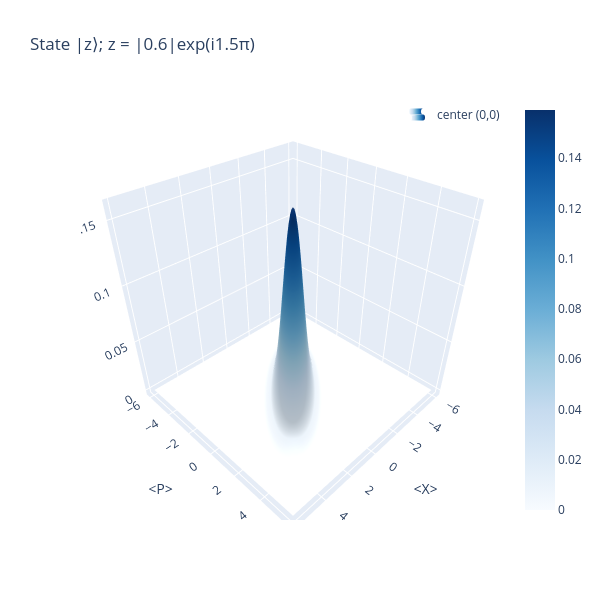

Write notebook code for a chart like this one.
### Markdown cell above
A squeezed state $\ket{z}$ is obtained by the action of the squeezing operator on the vaccuum 

$$\ket{z} = \hat{S}(z)\ket{0}$$

where $z = |r|e^{i\phi}$, and the amount of (anti)squeezing $\propto e^{\pm r}$

**Note:** *In `Sgate(r, phi)`, the parameter `phi` is the **phase of the squeezing operator**, not the orientation of the squeezing ellipse. The squeezed quadrature is rotated by $\theta$, which is defined as $\theta = \frac{\phi}{2}$. Therefore, to obtain squeezing along an angle $\theta$ in phase space, set $\phi = 2\theta$*

### Code cell
sviz.plot_squeezed(r=0.6, phi=3*np.pi/2)

### Figure 1 — Plotly figure (JSON) as saved in the notebook; plotly's stock layout.template omitted (floating-point values rounded to 4 significant figures; data arrays with more than 128 entries replaced by an {"elided": "..."} marker saying what was removed)
{"data": [{"colorscale": [[0, "rgb(247,251,255)"], [0.125, "rgb(222,235,247)"], [0.25, "rgb(198,219,239)"], [0.375, "rgb(158,202,225)"], [0.5, "rgb(107,174,214)"], [0.625, "rgb(66,146,198)"], [0.75, "rgb(33,113,181)"], [0.875, "rgb(8,81,156)"], [1, "rgb(8,48,107)"]], "name": "center (0,0)", "showlegend": true, "type": "surface", "x": {"elided": "120x120 float values"}, "y": {"elided": "120x120 float values"}, "z": {"elided": "120x120 float values"}}], "layout": {"height": 600, "legend": {"x": 1, "xanchor": "right", "y": 1, "yanchor": "top"}, "scene": {"xaxis": {"title": {"text": "<X>"}}, "yaxis": {"title": {"text": "<P>"}}}, "title": {"text": "State |z⟩; z = |0.6|exp(i1.5π)"}, "width": 600}}
